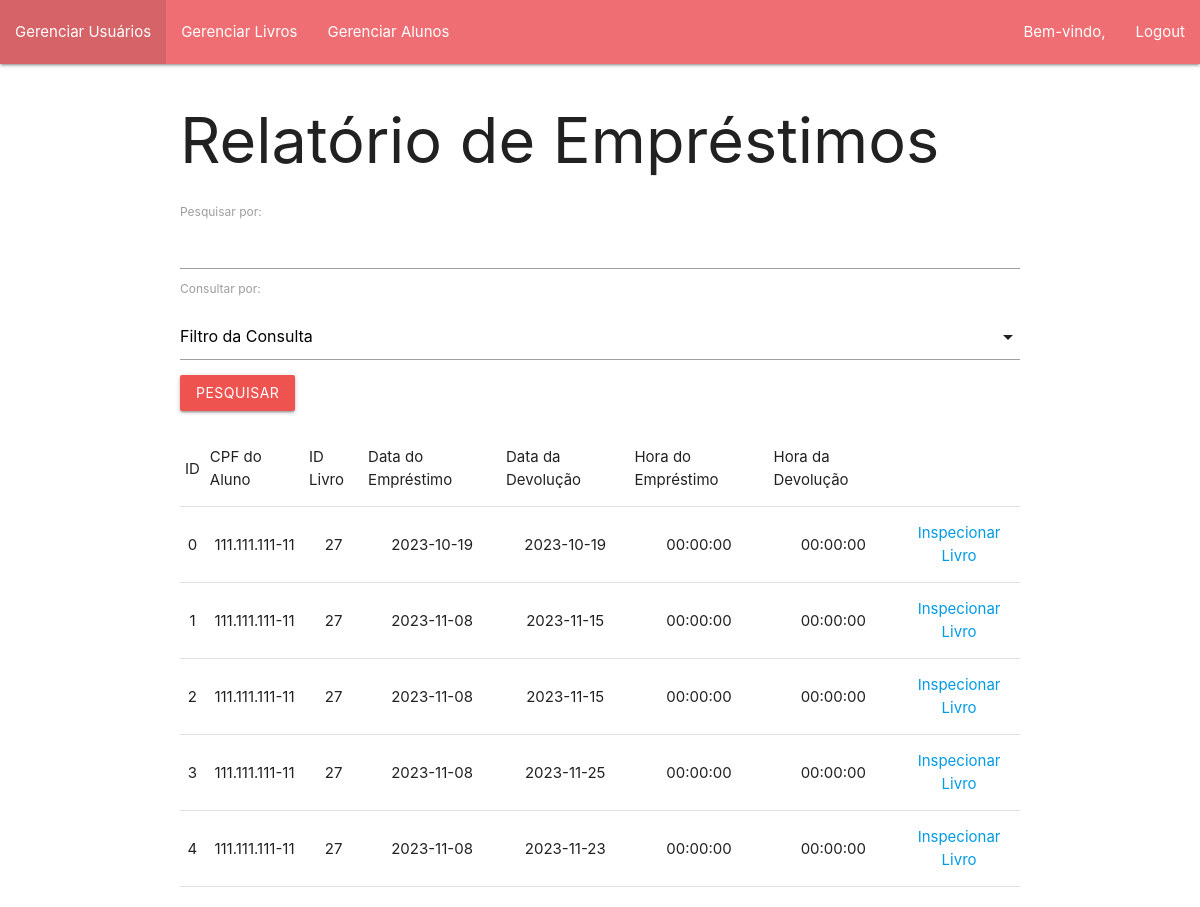
Screenshot of /admin/emprestimo_read.php with the database file from the repository.
### tables this page shows
CREATE TABLE IF NOT EXISTS `emprestimo` (
  `id_emprestimo` int(11) NOT NULL AUTO_INCREMENT,
  `id_cpf_aluno` varchar(20) DEFAULT NULL,
  `id_livro` int(11) DEFAULT NULL,
  `data_emprestimo` date DEFAULT NULL,
  `data_retorno` date DEFAULT NULL,
  `hora_emprestimo` time DEFAULT NULL,
  `hora_retorno` time DEFAULT NULL,
  `comentarios` varchar(400) DEFAULT NULL,
  PRIMARY KEY (`id_emprestimo`),
  KEY `FK_emprestimo_aluno` (`id_cpf_aluno`),
  KEY `FK_emprestimo_livros` (`id_livro`),
  CONSTRAINT `FK_emprestimo_aluno` FOREIGN KEY (`id_cpf_aluno`) REFERENCES `aluno` (`cpf`) ON DELETE NO ACTION ON UPDATE CASCADE,
  CONSTRAINT `FK_emprestimo_livros` FOREIGN KEY (`id_livro`) REFERENCES `livros` (`id_livro`) ON DELETE NO ACTION ON UPDATE CASCADE
);

### admin/emprestimo_read.php (the view, shortened to what this page needs)
<!DOCTYPE html>
<html lang="en">
<head>
    <link type="text/css" rel="stylesheet" href="../materialize/css/materialize.min.css"  media="screen,projection"/>
</head>
<body>
    <?php include 'navbar.php' ?>
    <div class="container">
        <h1>Relatório de Empréstimos</h1>
        <form method="post">
            <label for="search">Pesquisar por:</label>
            <input type="text" id="search" name="pesquisa" autocomplete="off">
            <label for="consultaPor">Consultar por: </label>
            <div class="input-field col s12">
            </div>
            <div class="row">
                <button class="btn red lighten-1" type="submit" name="submit">Pesquisar</button>
            </div>
        </form>
        <div class="row">
            <table class="stripped centered">
                <thead>
                    <tr>
                        <td>ID</td>
                        <td>CPF do Aluno</td>
                        <td>ID Livro</td>
                        <td>Data do Empréstimo</td>
                        <td>Data da Devolução</td>
                        <td>Hora do Empréstimo</td>
                        <td>Hora da Devolução</td>
                    </tr>
                </thead>
                <tbody>
                    <?php
                        include 'connect.php';
                        include 'classes.php';
                        if(!isset($_POST['submit']))
                        {
                            $query = "SELECT * FROM emprestimo";
                            $stmt = $mysqli->prepare($query);
                            $stmt->execute();
                            $result = $stmt->get_result();
                            $rows = $result->fetch_all(MYSQLI_NUM);
                        }
                        foreach($rows as $row)
                        {
                            echo "<tr>";
                            foreach($row as $columnIndex=>$entry)
                            {
                                if($columnIndex == 7)
                                {
                                    continue;
                                }
                                echo "<td>$entry</td>";
                            }
                            echo "<td><a href='./livros_insp.php?id=$row[2]'>Inspecionar Livro</a></td>";
                            echo "</tr>";
                        }
                    ?>
                </tbody>
            </table>
        </div>
    </div>
</body>
</html>

### admin/navbar.php (shortened to what this page needs)
<?php
$nome = $_SESSION['nome'];
echo "
<nav class='nav'>
<ul class='left'>
    <li><a href='./user.php'>Gerenciar Usuários</a></li>
    <li><a href='./livros.php'>Gerenciar Livros</a></li>
    <li><a href='./aluno.php'>Gerenciar Alunos</a></li>
</ul>
<ul class='right'>
    <li><a>Bem-vindo, $nome</a></li>
    <li><a href='../login/logout.php'>Logout</a></li>
</ul>
</nav>
";
?>

### rows the page displays
emprestimo: id_emprestimo "0", id_cpf_aluno "111.111.111-11", id_livro "27", data_emprestimo "2023-10-19", data_retorno "2023-10-19", hora_emprestimo "00:00:00", hora_retorno "00:00:00"
emprestimo: id_emprestimo "1", id_cpf_aluno "111.111.111-11", id_livro "27", data_emprestimo "2023-11-08", data_retorno "2023-11-15", hora_emprestimo "00:00:00", hora_retorno "00:00:00"
emprestimo: id_emprestimo "2", id_cpf_aluno "111.111.111-11", id_livro "27", data_emprestimo "2023-11-08", data_retorno "2023-11-15", hora_emprestimo "00:00:00", hora_retorno "00:00:00"
emprestimo: id_emprestimo "3", id_cpf_aluno "111.111.111-11", id_livro "27", data_emprestimo "2023-11-08", data_retorno "2023-11-25", hora_emprestimo "00:00:00", hora_retorno "00:00:00"
emprestimo: id_emprestimo "4", id_cpf_aluno "111.111.111-11", id_livro "27", data_emprestimo "2023-11-08", data_retorno "2023-11-23", hora_emprestimo "00:00:00", hora_retorno "00:00:00"
